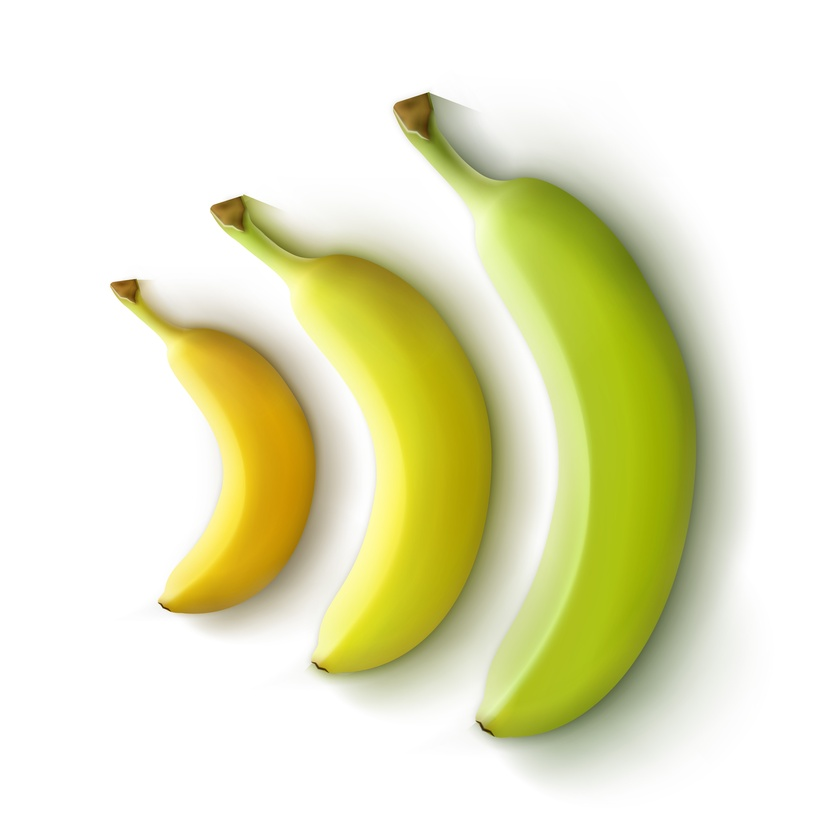
#> input picture images/18965816.jpg, 840 x 840 px, shrunk from 5000 x 5000 before the run; its folder holds 2 pictures in this run
$ python detectfaces.py
#> lines starting #> are read from the running program, lines starting #| are printed output that depends on the picture
import os
import cv2
import pandas as pd

# Load pre-trained face detection model (Haar cascade)
face_cascade = cv2.CascadeClassifier(cv2.data.haarcascades + 'haarcascade_frontalface_default.xml')


def extract_faces(image_path, output_dir):
    """Detects faces in an image and saves them as separate files."""
#> called with image_path = './images/18965816.jpg', output_dir = './faces'
    img = cv2.imread(image_path)
#> img is the input picture: shape (840, 840, 3); mean B, G, R 196.5, 231.3, 231
    gray = cv2.cvtColor(img, cv2.COLOR_BGR2GRAY)
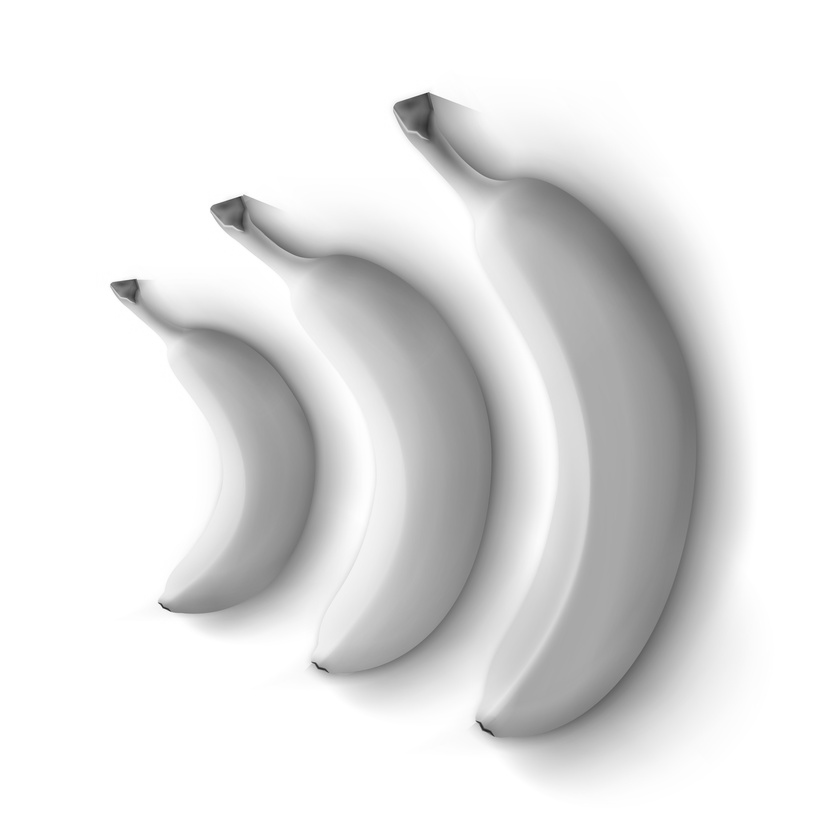
#> gray: shape (840, 840); min 35, max 255, mean 227.2
    faces = face_cascade.detectMultiScale(gray, scaleFactor=1.1, minNeighbors=5, minSize=(30, 30))
#> faces = ()
    face_count = len(faces)
#> face_count = 0

    # Save extracted faces
    for i, (x, y, w, h) in enumerate(faces):
        face = img[y:y + h, x:x + w]
        face_filename = os.path.join(output_dir, f"{os.path.basename(image_path).split('.')[0]}_face_{i}.jpg")
        cv2.imwrite(face_filename, face)
#> this loop made 0 passes

    return face_count


def process_images(input_dir, output_csv, output_faces_dir):
    """Processes images in a directory, extracts faces, and writes results to CSV."""
    os.makedirs(output_faces_dir, exist_ok=True)
    data = []
    for image_name in os.listdir(input_dir):
        if image_name.lower().endswith(('png', 'jpg', 'jpeg')):
            image_path = os.path.join(input_dir, image_name)
            count = extract_faces(image_path, output_faces_dir)
#> count = 0
            data.append([image_name, count])
#> pass 2 of the loop in process_images, `for image_name in os.listdir(input_dir):`:
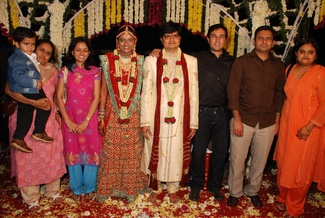
#> input picture images/HVLZ9699.JPG, 325 x 218 px, shrunk from 1936 x 1296 before the run
#> in extract_faces, img is the input picture: shape (218, 325, 3); mean B, G, R 51, 70.1, 122.7
#> in extract_faces (call 2), `gray = cv2.cvtColor(img, cv2.COLOR_BGR2GRAY)`:
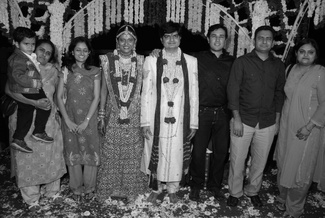
#> gray: shape (218, 325); min 0, max 243, mean 83.6

    # Save results to CSV
    df = pd.DataFrame(data, columns=['Image Name', 'Face Count'])
#> df = table of 2 rows and 2 columns
    df.to_csv(output_csv, index=False)
    print(f"Results saved to {output_csv}")


# Example usage
input_directory = "./images"  # Directory containing images
output_file = "face_counts.csv"
output_faces_directory = "./faces"  # Directory to save extracted faces
process_images(input_directory, output_file, output_faces_directory)
